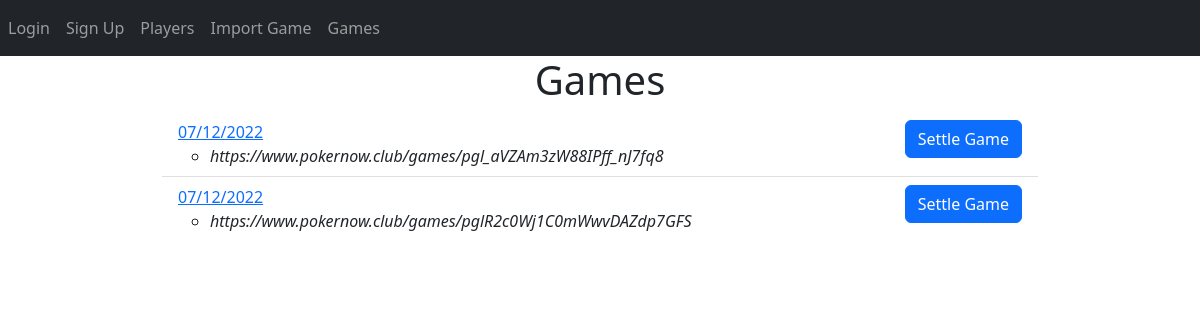
/games, run on the app's committed database.
### models.py (models this page shows)
class Game(db.Model):
	id = db.Column(db.Integer, primary_key=True)
	settled = db.Column(db.Boolean)
	date = db.Column(db.DateTime(timezone=True), default=func.now())
	urls = db.relationship('Url', backref='game')
	payments = db.relationship('Payment', backref='game')

class Url(db.Model):
	id = db.Column(db.Integer, primary_key=True)
	url =  db.Column(db.String(300), unique=True)
	game_id = db.Column(db.Integer, db.ForeignKey('game.id'))

### views.py (the view)
@views.route('/games', methods=['GET','POST'])
def games():
	games = Game.query.all()
	return render_template("games.html", user=current_user, games=games)

### templates/games.html (shortened to what this page needs)
{% extends "base.html" %}
{% block content %}
<h1 align="center">Games</h1>
<ul class="list-group list-group-flush" id="notes">
	{% for game in games %}
	<li class="list-group-item">
		<div class=" clearfix">
		<a href="{{url_for('views.payout', game_id=game.id)}}" >{{ game.date.strftime("%m/%d/%Y") }}</a>
		{% if not game.settled %}
		<a href="{{url_for('views.link_players', game_id=game.id)}}" class="btn btn-primary pull-right" onClick="">Settle Game</a>
		{% endif %}
		<ul>
			{% for url in game.urls %}
			<li><i>{{url.url}}</i></li>
			{% endfor %}
		</ul>
		</div>
	</li>
	{% endfor %}
</ul>
{% endblock %}

### data on the page
Game: date "07/12/2022"
Url: url "https://www.pokernow.club/games/pgl_aVZAm3zW88IPff_nJ7fq8"
Game: date "07/12/2022"
Url: url "https://www.pokernow.club/games/pglR2c0Wj1C0mWwvDAZdp7GFS"
